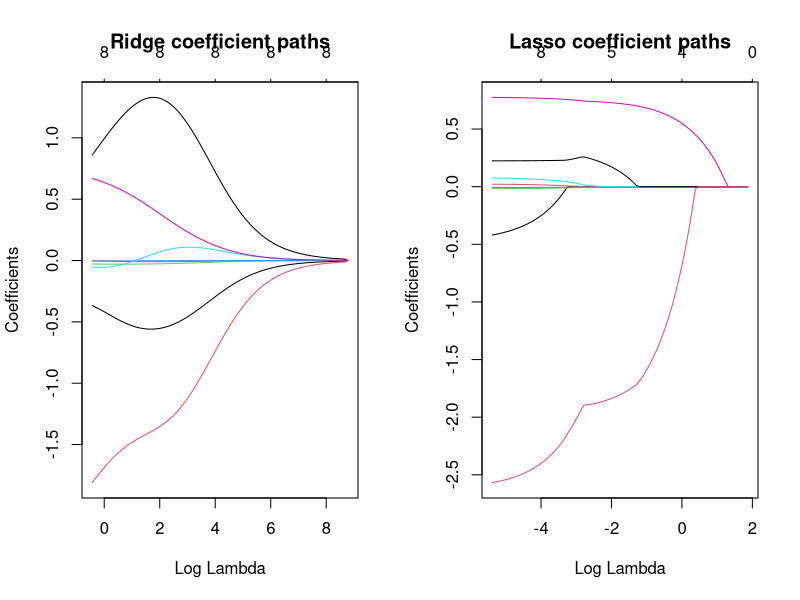
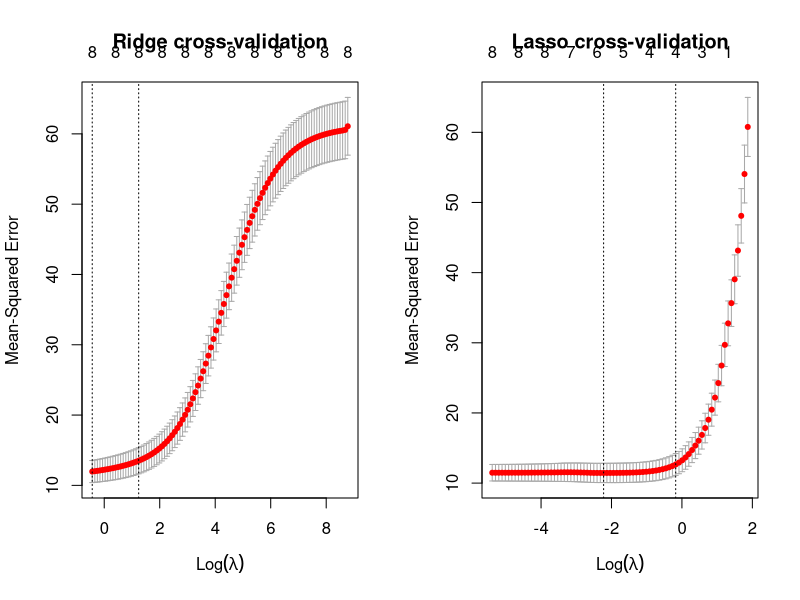
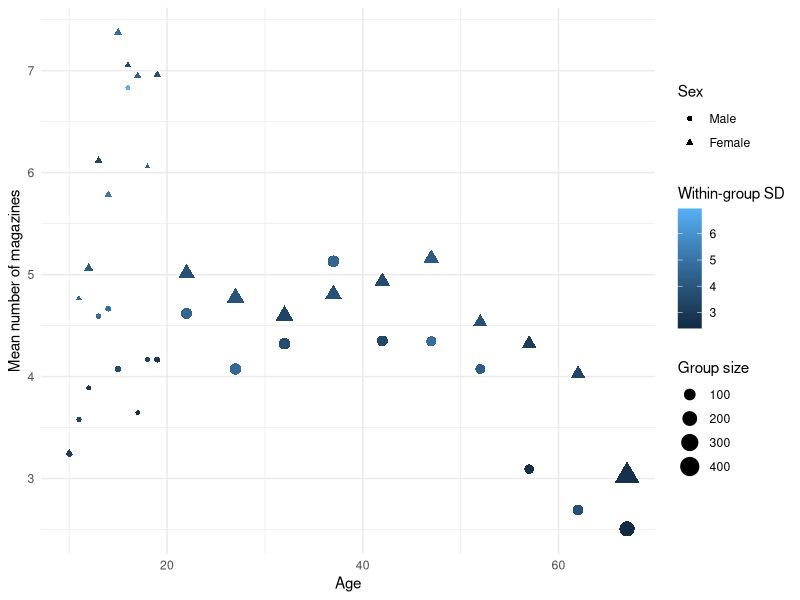
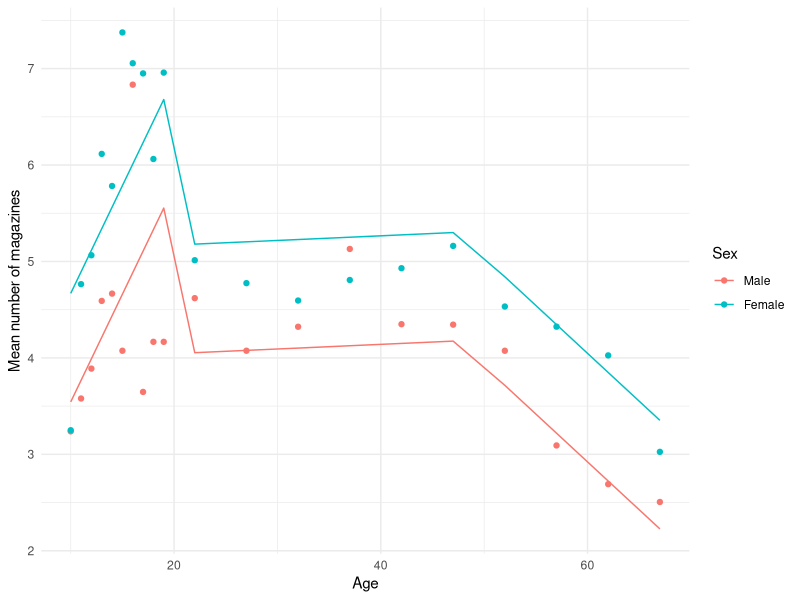
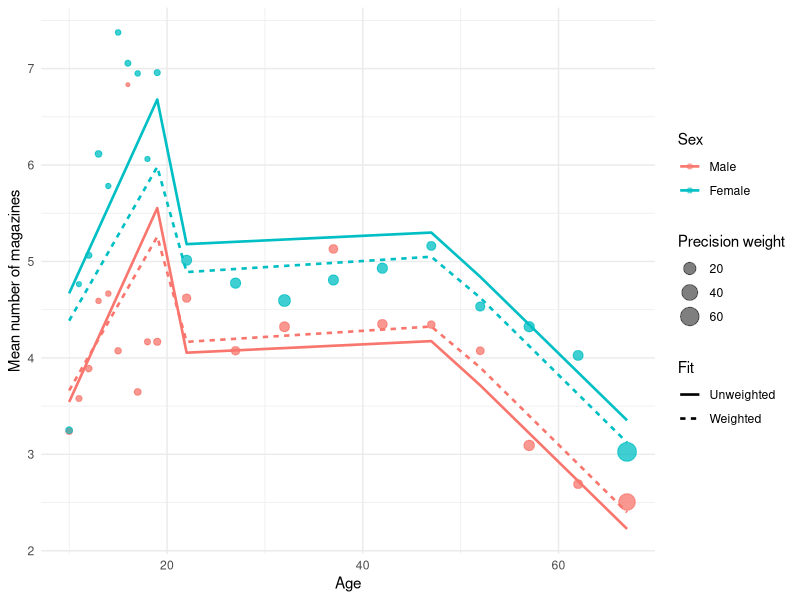
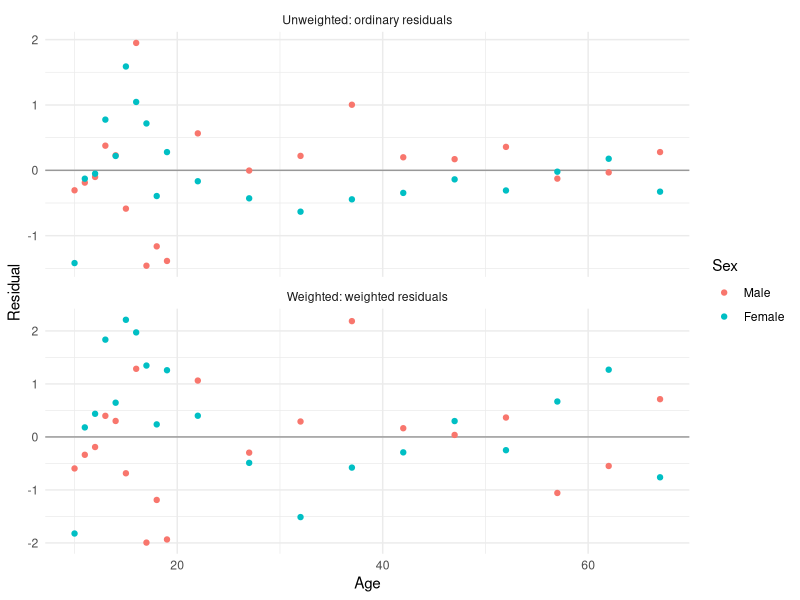

The R source for these figures, in order:
## ---- chunk 1
knitr::opts_chunk$set(comment = "", dev = "png")
library(tidyverse)
library(car)
library(glmnet)
## ---- chunk 2
auto <- readr::read_csv("../data/auto_mpg.csv") |>
  mutate(origin = factor(origin))

levels(auto$origin)
## ---- chunk 3
null_model <- lm(mpg ~ 1, data = auto)

full_model <- lm(
  mpg ~ cylinders + displacement + horsepower + weight +
    acceleration + model_year + origin,
  data = auto
)
## ---- chunk 4
search_scope <- list(
  lower = formula(null_model),
  upper = formula(full_model)
)

forward_search <- step(
  null_model,
  scope = search_scope,
  direction = "forward",
  trace = 0
)

backward_search <- step(
  full_model,
  scope = search_scope,
  direction = "backward",
  trace = 0
)

both_search <- step(
  null_model,
  scope = search_scope,
  direction = "both",
  trace = 0
)
## ---- chunk 5
forward_search$anova
backward_search$anova
both_search$anova

formula(forward_search)
formula(backward_search)
formula(both_search)
## ---- chunk 6
origin_model <- lm(mpg ~ origin, data = auto)

forced_origin_search <- step(
  full_model,
  scope = list(
    lower = formula(origin_model),
    upper = formula(full_model)
  ),
  direction = "backward",
  trace = 0
)

formula(forced_origin_search)
## ---- chunk 7
auto |>
  select(
    cylinders,
    displacement,
    horsepower,
    weight,
    acceleration,
    model_year
  ) |>
  cor() |>
  round(3)
## ---- chunk 8
car::vif(full_model)
## ---- chunk 9
overlapping_predictors <- c(
  "cylinders",
  "displacement",
  "horsepower",
  "weight"
)

simple_models <- map(
  overlapping_predictors,
  ~ lm(reformulate(.x, response = "mpg"), data = auto)
)

coefficient_comparison <- tibble(
  Predictor = overlapping_predictors,
  `Simple coefficient` = map2_dbl(
    simple_models,
    overlapping_predictors,
    ~ unname(coef(.x)[.y])
  ),
  `Full-model coefficient` = unname(
    coef(full_model)[overlapping_predictors]
  ),
  `Full-model SE` = unname(
    coef(summary(full_model))[overlapping_predictors, "Std. Error"]
  )
) |>
  mutate(across(where(is.numeric), ~ round(.x, 4)))

knitr::kable(coefficient_comparison)
## ---- chunk 10
X <- model.matrix(
  mpg ~ cylinders + displacement + horsepower + weight +
    acceleration + model_year + origin,
  data = auto
)[, -1]

y <- auto$mpg
## ---- chunk 11
set.seed(161251)
fold_id <- sample(rep(1:10, length.out = nrow(auto)))

ridge_cv <- cv.glmnet(
  X,
  y,
  alpha = 0,
  foldid = fold_id
)

lasso_cv <- cv.glmnet(
  X,
  y,
  alpha = 1,
  foldid = fold_id
)
## ---- chunk 12
par(mfrow = c(1, 2))
plot(ridge_cv$glmnet.fit, xvar = "lambda", label = TRUE)
title("Ridge coefficient paths")
plot(lasso_cv$glmnet.fit, xvar = "lambda", label = TRUE)
title("Lasso coefficient paths")
par(mfrow = c(1, 1))
## ---- chunk 13
par(mfrow = c(1, 2))
plot(ridge_cv)
title("Ridge cross-validation")
plot(lasso_cv)
title("Lasso cross-validation")
par(mfrow = c(1, 1))

penalty_choices <- tibble(
  Method = c("Ridge", "Lasso"),
  `lambda.min` = c(ridge_cv$lambda.min, lasso_cv$lambda.min),
  `lambda.1se` = c(ridge_cv$lambda.1se, lasso_cv$lambda.1se)
)

knitr::kable(penalty_choices, digits = 4)
## ---- chunk 14
round(as.matrix(coef(ridge_cv, s = "lambda.min")), 4)
round(as.matrix(coef(ridge_cv, s = "lambda.1se")), 4)

round(as.matrix(coef(lasso_cv, s = "lambda.min")), 4)
round(as.matrix(coef(lasso_cv, s = "lambda.1se")), 4)
## ---- chunk 15
mags <- readr::read_csv("../data/AveMags.csv") |>
  mutate(
    Sex = factor(Sex, levels = c(0, 1), labels = c("Male", "Female")),
    Older = as.integer(Age >= 50),
    precision_weight = N / StDev^2
  )

glimpse(mags)
## ---- chunk 16
ggplot(mags, aes(x = Age, y = Avemags)) +
  geom_point(aes(size = N, colour = StDev, shape = Sex)) +
  labs(
    x = "Age",
    y = "Mean number of magazines",
    size = "Group size",
    colour = "Within-group SD"
  ) +
  theme_minimal()
## ---- chunk 17
magazine_unweighted <- lm(
  Avemags ~ Age * Adult + Age * Older + Sex,
  data = mags
)
## ---- chunk 18
mags |>
  mutate(fitted = fitted(magazine_unweighted)) |>
  ggplot(aes(x = Age, y = Avemags, colour = Sex)) +
  geom_point() +
  geom_line(aes(y = fitted)) +
  labs(
    x = "Age",
    y = "Mean number of magazines"
  ) +
  theme_minimal()
## ---- chunk 19
mags |>
  select(Age, Sex, N, StDev, precision_weight) |>
  arrange(desc(precision_weight))
## ---- chunk 20
magazine_weighted <- lm(
  Avemags ~ Age * Adult + Age * Older + Sex,
  data = mags,
  weights = precision_weight
)

coefficient_comparison <- tibble(
  Term = names(coef(magazine_unweighted)),
  Unweighted = unname(coef(magazine_unweighted)),
  Weighted = unname(coef(magazine_weighted))
) |>
  mutate(across(where(is.numeric), ~ round(.x, 3)))

knitr::kable(coefficient_comparison)
## ---- chunk 21
magazine_fits <- bind_rows(
  mags |>
    mutate(
      fitted = fitted(magazine_unweighted),
      fit = "Unweighted"
    ),
  mags |>
    mutate(
      fitted = fitted(magazine_weighted),
      fit = "Weighted"
    )
)

ggplot(magazine_fits, aes(x = Age, colour = Sex)) +
  geom_point(aes(y = Avemags, size = precision_weight), alpha = 0.5) +
  geom_line(aes(y = fitted, linetype = fit), linewidth = 0.9) +
  labs(
    x = "Age",
    y = "Mean number of magazines",
    size = "Precision weight",
    linetype = "Fit"
  ) +
  theme_minimal()
## ---- chunk 22
residual_comparison <- bind_rows(
  mags |>
    transmute(
      Age,
      Sex,
      residual = resid(magazine_unweighted),
      model = "Unweighted: ordinary residuals"
    ),
  mags |>
    transmute(
      Age,
      Sex,
      residual = resid(magazine_weighted) * sqrt(precision_weight),
      model = "Weighted: weighted residuals"
    )
)

ggplot(residual_comparison, aes(x = Age, y = residual, colour = Sex)) +
  geom_hline(yintercept = 0, colour = "grey60") +
  geom_point() +
  facet_wrap(~ model, scales = "free_y", ncol = 1) +
  labs(x = "Age", y = "Residual") +
  theme_minimal()
